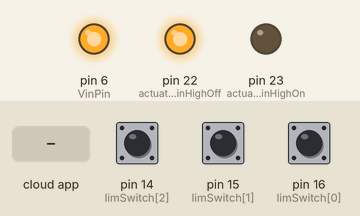
This sketch was run on a simulated Arduino Mega 2560, built with avr-gcc and run on an emulated ATmega2560. On the bench: output pins drawn as LEDs (lit = HIGH). The inputs (shaded band) are chosen by the test bench; at power-on: pin 14 (limSwitch[2]) HIGH, pin 15 (limSwitch[1]) HIGH, pin 16 (limSwitch[0]) HIGH. The ROS host is connected and sends only what is stated; what the sketch prints to the serial monitor is not drawn.

Above: at 1.2 s.
1.3 s: the phone or cloud app sets actuator to 1
At 2.5 s:
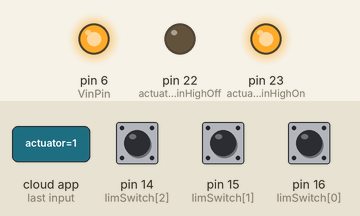
2.8 s: the phone or cloud app sets actuator to 0
At 3.7 s:
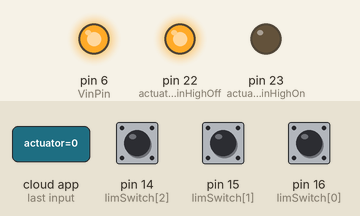
Timing chart, 0 to 5.8 s (numbered marks = the images above; inputs shaded):
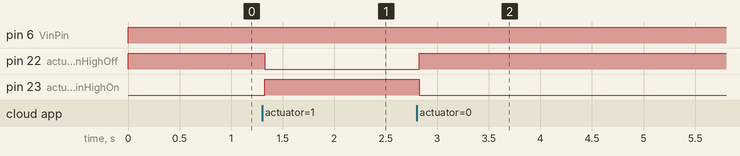

Measured:
- after the input at 1.3 s, pin 22 (actuatorPinHighOff): HIGH → LOW at once; pin 23 (actuatorPinHighOn): LOW → HIGH at once
- after the input at 2.8 s, pin 22 (actuatorPinHighOff): LOW → HIGH at once; pin 23 (actuatorPinHighOn): HIGH → LOW at once

The sketch:

limit_switch.ino
```cpp
#include <ros.h>
#include <std_msgs/Bool.h>

int limSwitch[3] = {16, 15, 14};
int actuatorPinHighOn = 23;
int actuatorPinHighOff = 22;
int VinPin = 6;
bool pressLim[3] = {false, false, false};

ros::NodeHandle nh;

std_msgs::Bool rosmsg[3];
ros::Publisher lim0("lim0", &rosmsg[0]);
ros::Publisher lim1("lim1", &rosmsg[1]);
ros::Publisher lim2("lim2", &rosmsg[2]);

void messageCb(const std_msgs::Bool& x) {
  if (x.data) {
    actuatorOn();
  } else {
    actuatorOff();
  }
}

ros::Subscriber<std_msgs::Bool> actuator("actuator", &messageCb );

void actuatorOn() {
    digitalWrite(actuatorPinHighOn, HIGH);
    //delay(50);
    digitalWrite(actuatorPinHighOff, LOW);
}

void actuatorOff() {
    digitalWrite(actuatorPinHighOn, LOW);
    //delay(50);
    digitalWrite(actuatorPinHighOff, HIGH);
}

void setup() {
  Serial.begin(9600);
  pinMode(VinPin, OUTPUT);
  for (int i = 0; i < 3; i++) {
    pinMode(limSwitch[i], INPUT);
  }
  pinMode(actuatorPinHighOn, OUTPUT);
  pinMode(actuatorPinHighOff, OUTPUT);
  actuatorOff();
  nh.initNode();
  nh.advertise(lim0);
  nh.advertise(lim1);
  nh.advertise(lim2);
  nh.subscribe(actuator);
}

void loop() {
  digitalWrite(VinPin, HIGH);
  for (int i = 0; i < 3; i++) {
    pressLim[i] = !digitalRead(limSwitch[i]);
    rosmsg[i].data = pressLim[i];
  }
  lim0.publish( &rosmsg[0]);
  lim1.publish( &rosmsg[1]);
  lim2.publish( &rosmsg[2]);
  nh.spinOnce();

  Serial.print("Switch_1=");
  Serial.println(pressLim[0]);
  Serial.print("Switch_2=");
  Serial.println(pressLim[1]);
  Serial.print("Switch_3=");
  Serial.println(pressLim[2]);
  delay(5);
}
```
